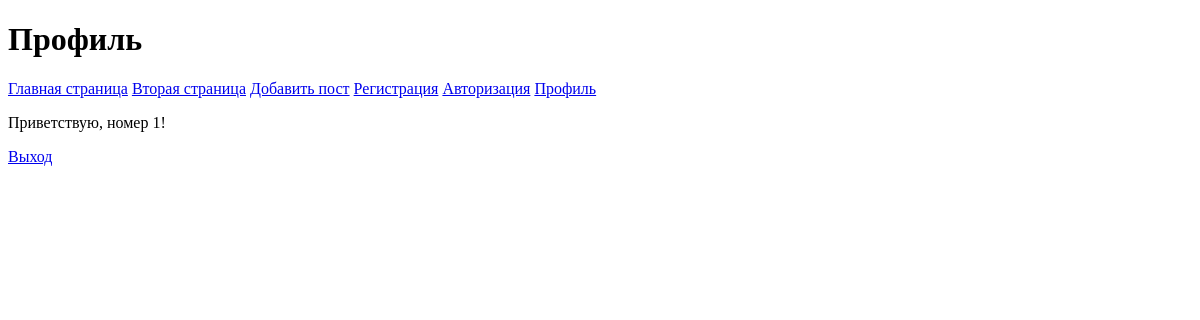
Screenshot of /profile (signed in) with the database file from the repository.
### tables this page shows
CREATE TABLE mainmenu (
    id INTEGER PRIMARY KEY AUTOINCREMENT,
    title TEXT NOT NULL,
    url TEXT NOT NULL
);

### flaskapp.py (the view)
@app.route('/profile')
@login_required
def profile():
    fdb = FlaskDataBase(get_db())
    return render_template(
        'profile.html',
        menu_url=fdb.get_menu()
    ) + f"""<p>Приветствую, номер {current_user.get_id()}!
               <p><a href="{url_for('logout')}"> Выход </a>"""

### flask_database.py (called while the page is built)
    def get_menu(self):
        query = "SELECT * from mainmenu"
        try:
            self.__cur.execute(query)
            res = self.__cur.fetchall()
            if res:
                return res
        except Exception as e:
            print(f"Unexpected exception {e}")
        return []

    def get_user(self, user_id):
        try:
            self.__cur.execute(
                f'SELECT * FROM users WHERE id = {user_id} LIMIT 1'
            )
            res = self.__cur.fetchone()
            if not res:
                print("A user not found")
                return False
            return res
        except sqlite3.Error as e:
            print(f"Exception in getting user by id {user_id}: {e}")
        return False, False

### flaskapp.py (called while the page is built)
@login_manager.user_loader
def load_user(user_id):
    fdb = FlaskDataBase(get_db())
    print("load_user")
    return UserLogin().from_db(user_id, fdb)

def connect_db():
    conn = sqlite3.connect(app.config['DATABASE'])
    conn.row_factory = sqlite3.Row
    return conn

def get_db():
    if not hasattr(g, 'link_db'):
        g.link_db = connect_db()
    return g.link_db

### user_login.py (called while the page is built)
    def from_db(self, user_id, db):
        self.__user = db.get_user(user_id)
        return self

    def get_id(self):
        return str(self.__user['id'])

### templates/profile.html (shortened to what this page needs)
{% extends 'base.html' %}
{% block header %}
<h1>Профиль</h1>
{% endblock %}

### templates/base.html (shortened to what this page needs)
<!doctype html>
<html lang="en">
<head>
    <link rel="stylesheet" href="{{ url_for('static', filename='css/style.css')}}">
</head>
<body>
{% block header %}{% endblock %}
{% for m in menu_url %}
<a href="{{ url_for(m.url) }}">{{ m.title }}</a>
{% endfor %}
</body>
</html>

### rows the page displays
mainmenu: title "Главная страница"
mainmenu: title "Вторая страница"
mainmenu: title "Добавить пост"
mainmenu: title "Регистрация"
mainmenu: title "Авторизация"
mainmenu: title "Профиль"
